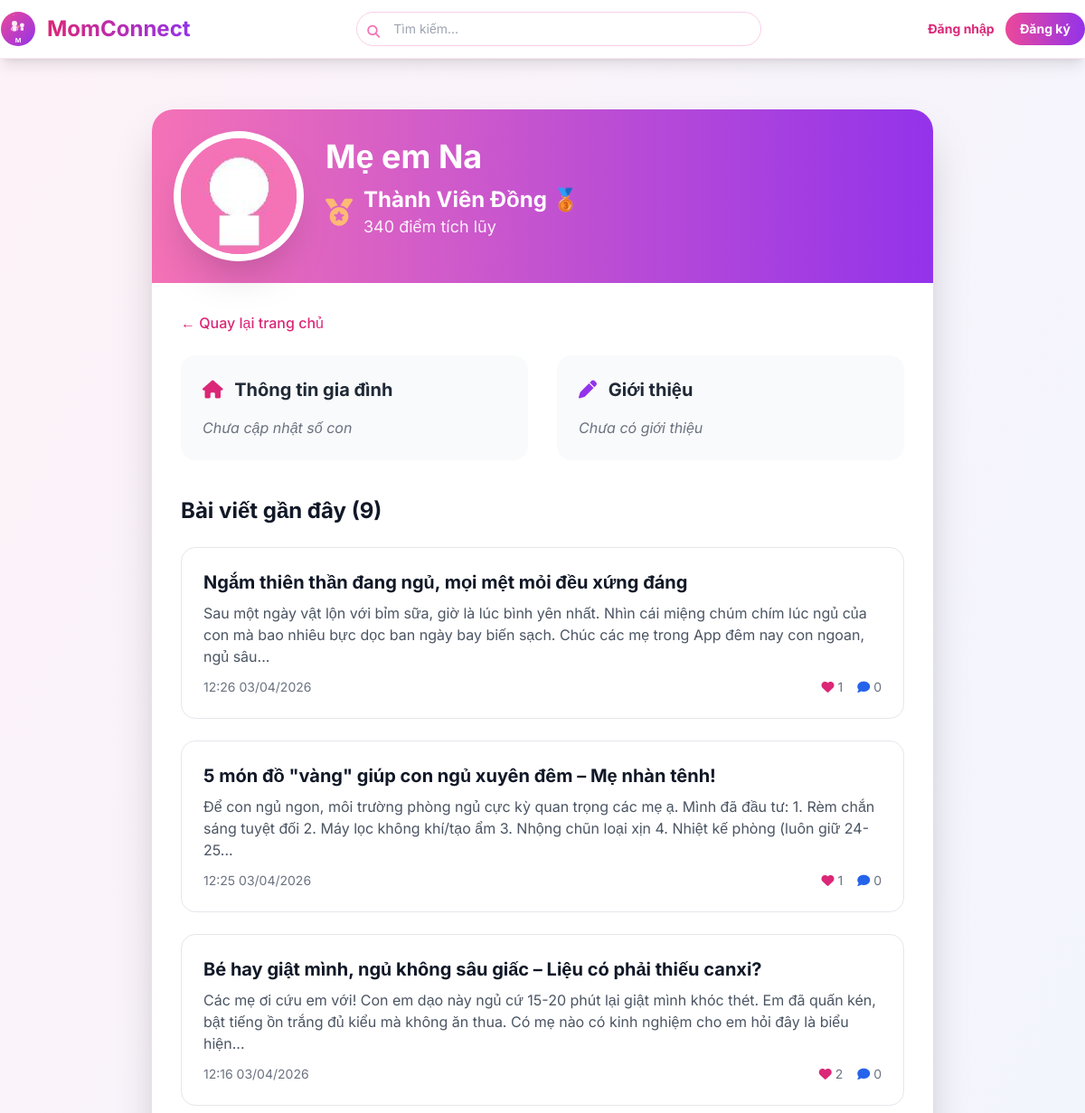
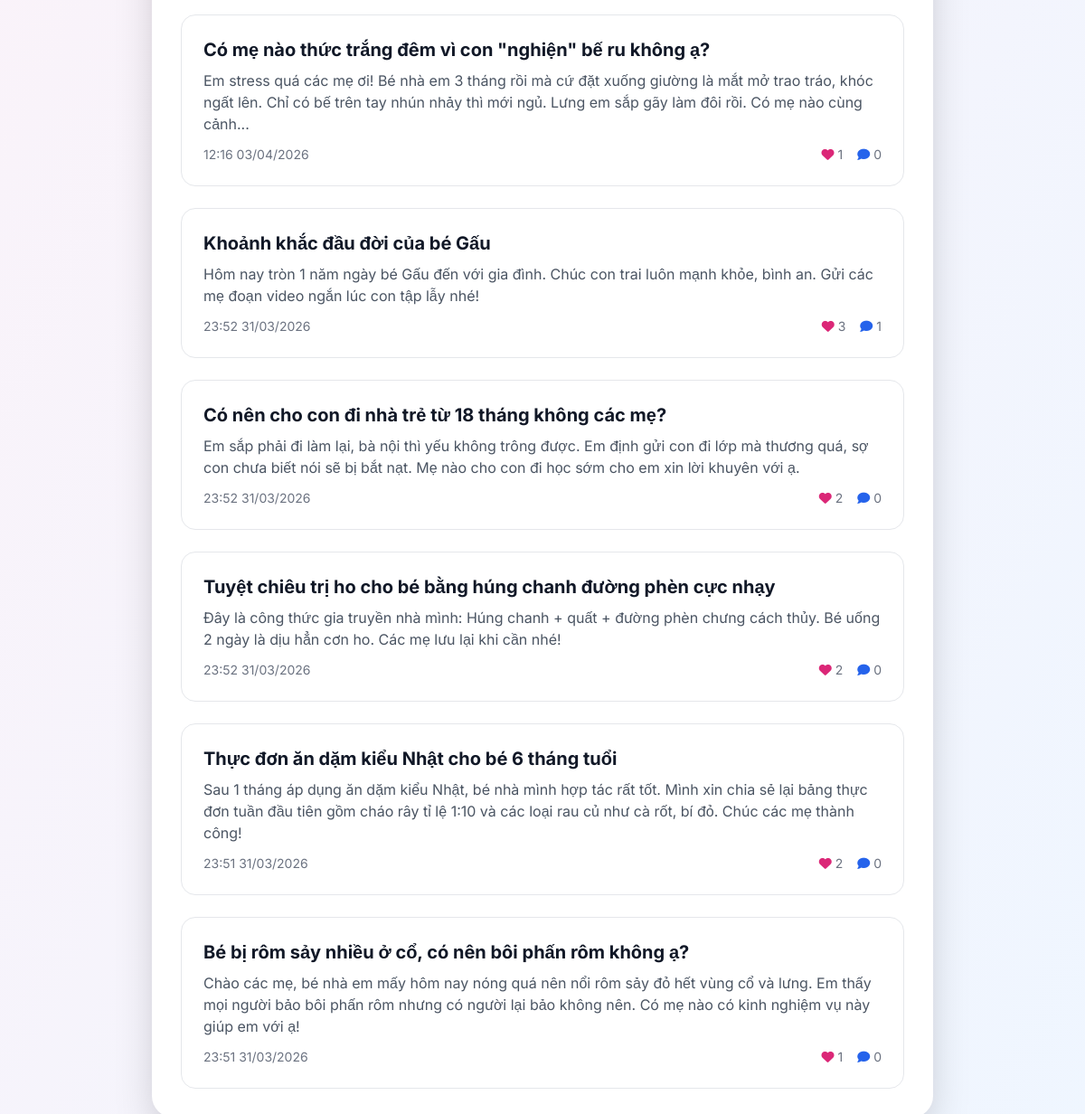
Screenshot of /user/13 with the database file from the repository (2 pictures, top to bottom).
### models.py (models this page shows, shortened)
class User(UserMixin, db.Model):
    __tablename__ = 'users'
    id = db.Column(db.Integer, primary_key=True)
    name = db.Column(db.String(100), nullable=False)
    email = db.Column(db.String(100), unique=True, nullable=False)
    password = db.Column(db.String(200), nullable=False)
    avatar = db.Column(db.String(200), default='default.jpg')
    bio = db.Column(db.Text)
    phone = db.Column(db.String(15), unique=True)  # Số điện thoại
    rating = db.Column(db.Float, default=0.0)  # Trung bình sao (0-5)
    children_count = db.Column(db.Integer, default=0)
    children_ages = db.Column(db.String(100))
    points = db.Column(db.Integer, default=0)
    role = db.Column(db.String(20), default='user')  # user, admin, expert
    is_active = db.Column(db.Boolean, default=True)
    badge = db.Column(db.String(50))  # ← THÊM TRƯỜNG CẤP BẬC
    created_at = db.Column(db.DateTime, default=vietnam_now)
    is_verified_expert = db.Column(db.Boolean, default=False)
    expert_category = db.Column(db.String(50))  # Lĩnh vực chuyên môn
    specialty = db.Column(db.String(100))              # Chuyên môn cụ thể
    experience_years = db.Column(db.Integer)           # Số năm kinh nghiệm
    workplace = db.Column(db.String(200))              # Nơi làm việc
    license_number = db.Column(db.String(100))         # Số chứng chỉ hành nghề
    license_expiry = db.Column(db.Date)                # Ngày hết hạn chứng chỉ
    consultation_fee = db.Column(db.Float)             # Phí tư vấn (VNĐ)
    education = db.Column(db.Text)                     # Học vấn
    certifications = db.Column(db.Text)                # Chứng chỉ (JSON string)
    availability = db.Column(db.String(20), default='available')  # available/busy/offline
    credibility_score = db.Column(db.Float, default=0) # Điểm uy tín
    posts = db.relationship('Post', backref='author', lazy='dynamic')

class Post(db.Model):
    __tablename__ = 'posts'
    id = db.Column(db.Integer, primary_key=True)
    title = db.Column(db.String(200), nullable=False)
    content = db.Column(db.Text, nullable=False)
    images = db.Column(db.Text)
    video = db.Column(db.String(200))
    category = db.Column(db.String(50), default='other')
    post_type = db.Column(db.String(20), default='question')
    is_expert_post = db.Column(db.Boolean, default=False)
    likes = db.Column(db.Integer, default=0)
    comments_count = db.Column(db.Integer, default=0)
    created_at = db.Column(db.DateTime, default=vietnam_now)
    user_id = db.Column(db.Integer, db.ForeignKey('users.id'), nullable=False)
    is_helpful = db.Column(db.Boolean, default=False)
    views = db.Column(db.Integer, default=0)
    rating = db.Column(db.Float, default=0.0)
    rating_count = db.Column(db.Integer, default=0)

### app.py (the view)
@app.route('/user/<int:user_id>')
def user_profile(user_id):
    viewed_user = User.query.get_or_404(user_id)
    posts = Post.query.filter_by(user_id=user_id).order_by(Post.created_at.desc()).limit(20).all()
    friendship_status = 'not_authenticated'
    if current_user.is_authenticated:
        friendship_status = current_user.get_friendship_status(user_id)
    is_own_profile = current_user.is_authenticated and current_user.id == user_id
    return render_template(
        'user_profile.html',
        user=viewed_user,
        posts=posts,
        friendship_status=friendship_status,
        is_own_profile=is_own_profile,
        db=db,
        Post=Post,
        func=func
    )

### app.py (called while the page is built)
@app.template_filter('vietnam_time')
def vietnam_time_filter(dt):
    if dt is None:
        return ""
    if dt.tzinfo is not None:
        dt = dt.astimezone(pytz.timezone('Asia/Ho_Chi_Minh'))
    return dt.strftime('%H:%M %d/%m/%Y')

@app.context_processor
def utility_processor():
    def now():
        return get_vn_now()
    return dict(now=now)

### templates/user_profile.html (shortened to what this page needs)
{% extends "base.html" %}
{% block content %}
<div class="max-w-4xl mx-auto px-4 py-8">
    <div class="bg-white rounded-3xl shadow-2xl overflow-hidden">
        <div class="bg-gradient-to-r from-pink-400 to-purple-600 p-8 text-white">
            <div class="flex flex-col md:flex-row items-center gap-8">
                <img src="{{ url_for('static', filename=user.avatar or 'images/default-avatar.png') }}"
                    class="w-32 h-32 rounded-full ring-8 ring-white shadow-2xl object-cover">
                <div class="text-center md:text-left flex-1">
                    <h1 class="text-4xl font-bold mb-3">{{ user.name }}</h1>
                    {% if user.role != 'admin' %}
                    <div class="flex items-center justify-center md:justify-start gap-3 mb-4">
                        <i class="fas fa-medal text-3xl
                            {% if 'Ứng viên Chuyên gia' in user.badge %}text-purple-200
                            {% elif 'Thành Viên Bạc' in user.badge %}text-gray-300
                            {% elif 'Thành Viên Đồng' in user.badge %}text-orange-300
                            {% else %}text-green-300{% endif %}"></i>
                        <div>
                            <p class="text-2xl font-bold">{{ user.badge }}</p>
                            <p class="text-lg opacity-90">{{ user.points }} điểm tích lũy</p>
                        </div>
                    </div>
                    {% endif %}
                </div>
            </div>
        </div>
        <div class="p-8">
            <a href="{{ url_for('home') }}" class="text-pink-600 hover:text-pink-700 font-medium mb-6 inline-block">
                ← Quay lại trang chủ
            </a>
            <div class="grid md:grid-cols-2 gap-8 mb-10">
                <div class="bg-gray-50 rounded-2xl p-6">
                    <h3 class="text-xl font-bold text-gray-800 mb-4">
                        <i class="fas fa-home mr-2 text-pink-600"></i> Thông tin gia đình
                    </h3>
                    <div class="space-y-3 text-gray-700">
                        {% if user.children_count > 0 %}
                        <p><i class="fas fa-child text-pink-500 mr-2"></i>
                            <strong>{{ user.children_count }} con</strong>
                        </p>
                        {% if user.children_ages %}
                        <p><i class="fas fa-birthday-cake text-purple-500 mr-2"></i>
                            Độ tuổi: {{ user.children_ages }}
                        </p>
                        {% endif %}
                        {% else %}
                        <p class="italic text-gray-500">Chưa cập nhật số con</p>
                        {% endif %}
                    </div>
                </div>
                <div class="bg-gray-50 rounded-2xl p-6">
                    <h3 class="text-xl font-bold text-gray-800 mb-4">
                        <i class="fas fa-pen text-purple-600 mr-2"></i> Giới thiệu
                    </h3>
                    {% if user.bio %}
                    <p class="text-gray-700 leading-relaxed">{{ user.bio }}</p>
                    {% else %}
                    <p class="italic text-gray-500">Chưa có giới thiệu</p>
                    {% endif %}
                </div>
            </div>
            <h2 class="text-2xl font-bold text-gray-900 mb-6">Bài viết gần đây ({{ posts|length }})</h2>
            {% if posts %}
            <div class="space-y-6">
                {% for post in posts %}
                <div class="border border-gray-200 rounded-2xl p-6 hover:shadow-lg transition">
                    <a href="{{ url_for('post_detail', post_id=post.id) }}" class="block">
                        <h3 class="text-xl font-bold text-gray-900 hover:text-pink-600 mb-2">
                            {{ post.title }}
                        </h3>
                        <p class="text-gray-600 line-clamp-3 mb-3">
                            {{ post.content | truncate(200) }}
                        </p>
                        <div class="flex items-center justify-between text-sm text-gray-500">
                            <span>{{ post.created_at | vietnam_time }}</span>
                            <div class="flex items-center gap-4">
                                <span><i class="fas fa-heart text-pink-600"></i> {{ post.likes }}</span>
                                <span><i class="fas fa-comment text-blue-600"></i> {{ post.comments_count }}</span>
                            </div>
                        </div>
                    </a>
                </div>
                {% endfor %}
            </div>
            {% else %}
            <div class="text-center py-12 bg-gray-50 rounded-2xl">
                <i class="fas fa-feather-alt text-6xl text-gray-300 mb-4"></i>
                <p class="text-xl text-gray-500">Chưa có bài viết nào</p>
            </div>
            {% endif %}
        </div>
    </div>
</div>
{% endblock %}

### templates/base.html (shortened to what this page needs)
<!DOCTYPE html>
<html lang="vi">
<head>
    <script src="https://cdn.tailwindcss.com"></script>
    <link href="https://cdnjs.cloudflare.com/ajax/libs/font-awesome/6.5.0/css/all.min.css" rel="stylesheet">
</head>
<body class="bg-gradient-to-br from-pink-50 to-blue-50 min-h-screen">
    <nav class="bg-white shadow-lg py-3 sticky top-0 z-50 border-b border-pink-100">
        <div class="max-w-7xl mx-auto flex flex-col md:flex-row md:items-center justify-between gap-4">
            <a href="{{ url_for('home') }}" class="flex items-center gap-3 group shrink-0">
                <img src="{{ url_for('static', filename='logo.svg') }}" alt="MomConnect Logo"
                    class="w-10 h-10 logo-img">
                <span
                    class="text-2xl font-bold bg-gradient-to-r from-pink-600 to-purple-600 bg-clip-text text-transparent whitespace-nowrap">
                </span>
            </a>
            <form action="{{ url_for('search') }}" method="get"
                class="flex-1 w-full md:w-auto md:max-w-md mx-2 order-last md:order-none">
                <div class="relative">
                    <input type="text" name="q" placeholder="Tìm kiếm..."
                        class="w-full pl-10 pr-4 py-2 border border-pink-200 rounded-full focus:outline-none focus:ring-2 focus:ring-pink-400 transition text-sm">
                    <i class="fas fa-search absolute left-3 top-3 text-pink-400 text-sm"></i>
                </div>
            </form>
            <div class="flex items-center gap-2 md:gap-3 flex-wrap justify-end w-full md:w-auto mt-3 md:mt-0">
                {% if current_user.is_authenticated %}
                <a href="{{ url_for('create_post') }}"
                    class="bg-gradient-to-r from-pink-500 to-purple-600 text-white px-4 py-2 rounded-full font-bold hover:shadow-lg transition transform hover:scale-105 flex items-center gap-2 shrink-0">
                    <i class="fas fa-plus"></i>
                    <span class="hidden sm:inline">Đăng bài</span>
                </a>
                <div class="flex items-center gap-2">
                    <div class="relative group">
                        <a href="{{ url_for('profile') }}">
                            <img src="{{ url_for('static', filename=current_user.avatar or 'images/default-avatar.png') }}"
                                class="w-9 h-9 rounded-full object-cover ring-2 ring-pink-300 cursor-pointer transform hover:scale-110 transition-transform">
                        </a>
                    </div>
                    <a href="{{ url_for('logout') }}" class="text-gray-600 hover:text-red-600 transition-colors">
                        <i class="fas fa-sign-out-alt text-lg"></i>
                    </a>
                </div>
                {% else %}
                <a href="{{ url_for('login') }}"
                    class="text-pink-600 font-bold hover:text-pink-700 transition-colors text-sm">Đăng nhập</a>
                <a href="{{ url_for('register') }}"
                    class="bg-gradient-to-r from-pink-500 to-purple-600 text-white px-4 py-2 rounded-full font-bold hover:shadow-lg transition transform hover:scale-105 text-sm shrink-0">
                    Đăng ký
                </a>
                {% endif %}
            </div>
        </div>
    </nav>
    <div class="max-w-7xl mx-auto p-4 md:p-6">
        {% block content %}{% endblock %}
    </div>
</body>
</html>

### templates/base.html (style rules this page uses)
body { font-family: 'Inter', sans-serif; }
.logo-img { transition: transform 0.3s ease; }

### rows the page displays
User: avatar (placeholder picture), name "Mẹ em Na", badge "Thành Viên Đồng 🥉", points "340"
Post: title "Ngắm thiên thần đang ngủ, mọi mệt mỏi đều xứng đáng", content "Sau một ngày vật lộn với bỉm sữa, giờ là lúc bình yên nhất. Nhìn cái miệng chúm chím lúc ngủ của con mà bao nhiêu bực dọc ban ngày bay biến sạch. Chúc các mẹ trong App đêm nay con ngoan, ngủ sâu...", created_at|vietnam_time "12:26 03/04/2026", likes "1", comments_count "0"
Post: title "5 món đồ \"vàng\" giúp con ngủ xuyên đêm – Mẹ nhàn tênh!", content "Để con ngủ ngon, môi trường phòng ngủ cực kỳ quan trọng các mẹ ạ. Mình đã đầu tư: 1. Rèm chắn sáng tuyệt đối 2. Máy lọc không khí/tạo ẩm 3. Nhộng chũn loại xịn 4. Nhiệt kế phòng (luôn giữ 24-25...", created_at|vietnam_time "12:25 03/04/2026", likes "1", comments_count "0"
Post: title "Bé hay giật mình, ngủ không sâu giấc – Liệu có phải thiếu canxi?", content "Các mẹ ơi cứu em với! Con em dạo này ngủ cứ 15-20 phút lại giật mình khóc thét. Em đã quấn kén, bật tiếng ồn trắng đủ kiểu mà không ăn thua. Có mẹ nào có kinh nghiệm cho em hỏi đây là biểu hiện...", created_at|vietnam_time "12:16 03/04/2026", likes "2", comments_count "0"
Post: title "Có mẹ nào thức trắng đêm vì con \"nghiện\" bế ru không ạ?", content "Em stress quá các mẹ ơi! Bé nhà em 3 tháng rồi mà cứ đặt xuống giường là mắt mở trao tráo, khóc ngất lên. Chỉ có bế trên tay nhún nhảy thì mới ngủ. Lưng em sắp gãy làm đôi rồi. Có mẹ nào cùng cảnh...", created_at|vietnam_time "12:16 03/04/2026", likes "1", comments_count "0"
Post: title "Khoảnh khắc đầu đời của bé Gấu", content "Hôm nay tròn 1 năm ngày bé Gấu đến với gia đình. Chúc con trai luôn mạnh khỏe, bình an. Gửi các mẹ đoạn video ngắn lúc con tập lẫy nhé!", created_at|vietnam_time "23:52 31/03/2026", likes "3", comments_count "1"
Post: title "Có nên cho con đi nhà trẻ từ 18 tháng không các mẹ?", content "Em sắp phải đi làm lại, bà nội thì yếu không trông được. Em định gửi con đi lớp mà thương quá, sợ con chưa biết nói sẽ bị bắt nạt. Mẹ nào cho con đi học sớm cho em xin lời khuyên với ạ.", created_at|vietnam_time "23:52 31/03/2026", likes "2", comments_count "0"
Post: title "Tuyệt chiêu trị ho cho bé bằng húng chanh đường phèn cực nhạy", content "Đây là công thức gia truyền nhà mình: Húng chanh + quất + đường phèn chưng cách thủy. Bé uống 2 ngày là dịu hẳn cơn ho. Các mẹ lưu lại khi cần nhé!", created_at|vietnam_time "23:52 31/03/2026", likes "2", comments_count "0"
Post: title "Thực đơn ăn dặm kiểu Nhật cho bé 6 tháng tuổi", content "Sau 1 tháng áp dụng ăn dặm kiểu Nhật, bé nhà mình hợp tác rất tốt. Mình xin chia sẻ lại bảng thực đơn tuần đầu tiên gồm cháo rây tỉ lệ 1:10 và các loại rau củ như cà rốt, bí đỏ. Chúc các mẹ thành công!", created_at|vietnam_time "23:51 31/03/2026", likes "2", comments_count "0"
Post: title "Bé bị rôm sảy nhiều ở cổ, có nên bôi phấn rôm không ạ?", content "Chào các mẹ, bé nhà em mấy hôm nay nóng quá nên nổi rôm sảy đỏ hết vùng cổ và lưng. Em thấy mọi người bảo bôi phấn rôm nhưng có người lại bảo không nên. Có mẹ nào có kinh nghiệm vụ này giúp em với ạ!", created_at|vietnam_time "23:51 31/03/2026", likes "1", comments_count "0"

### other values shown
{{ posts|length }} "9"
